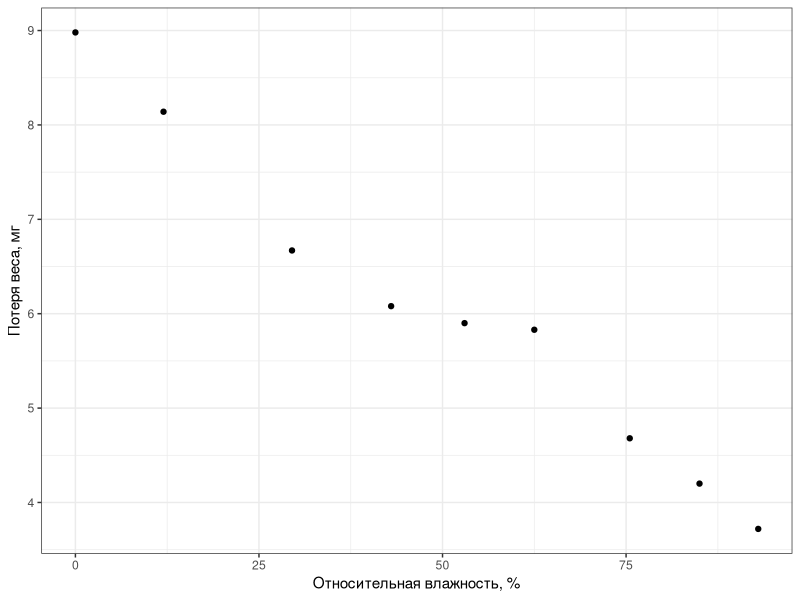
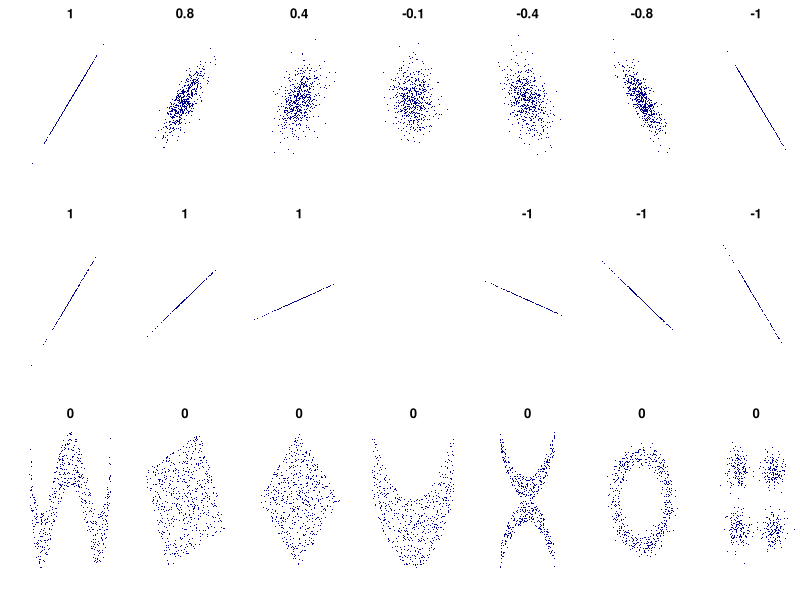
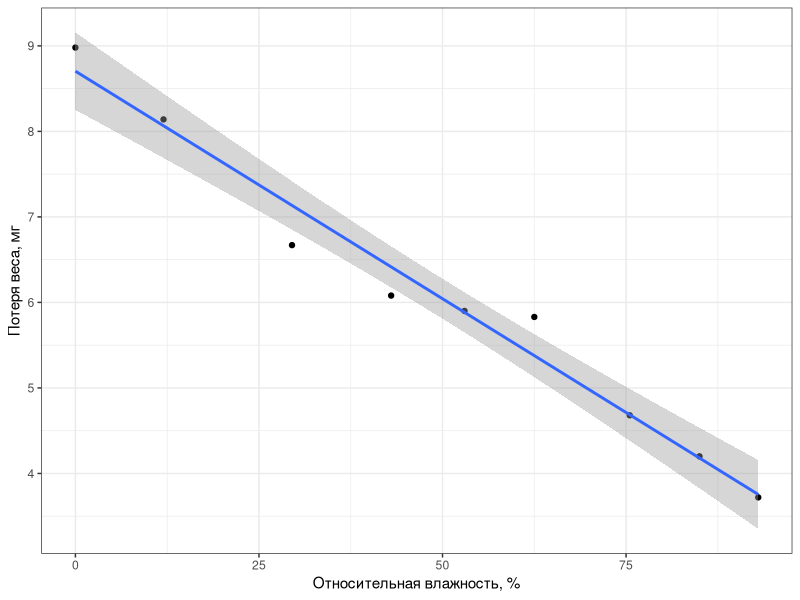
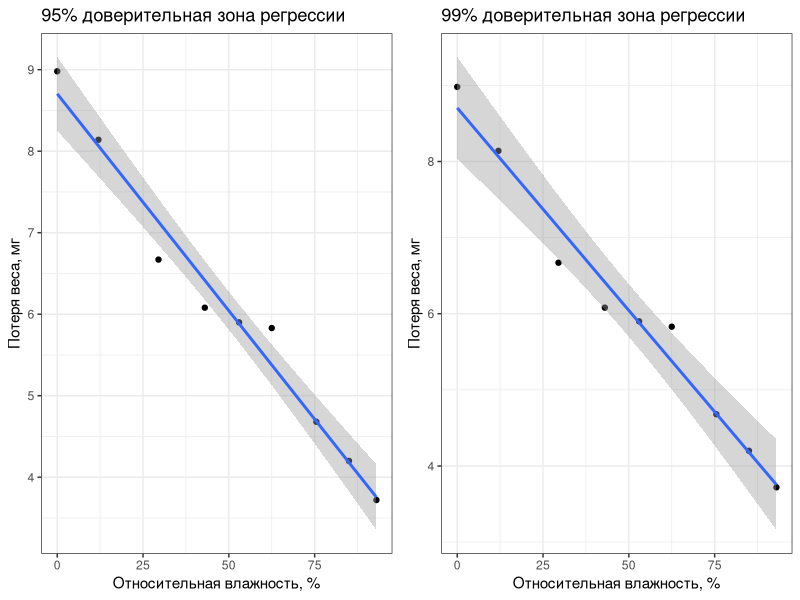
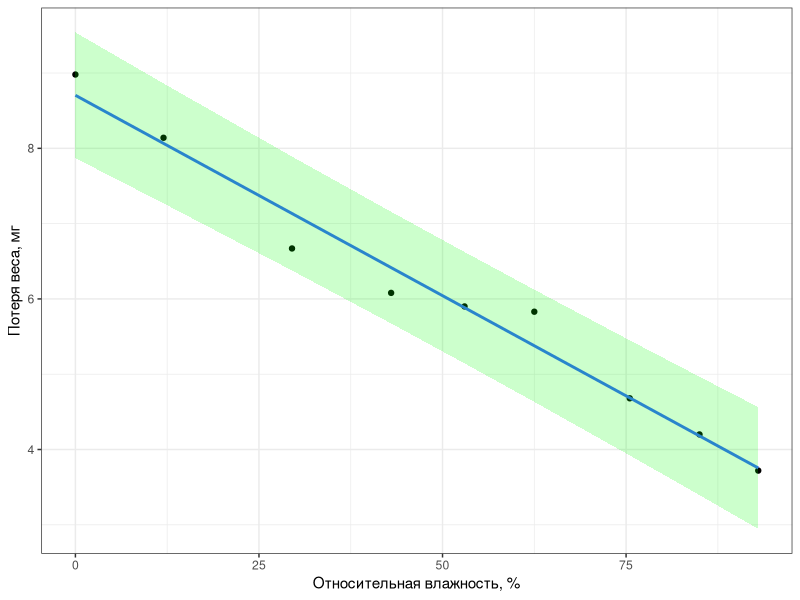
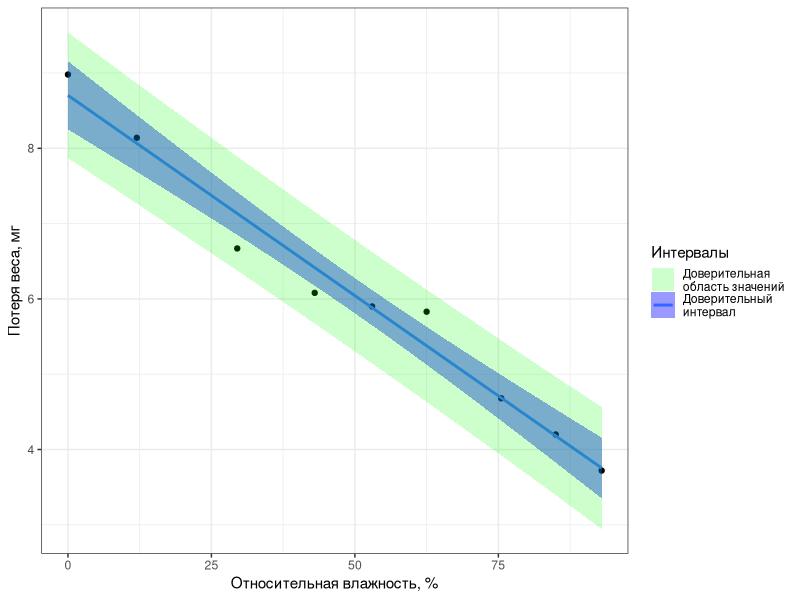
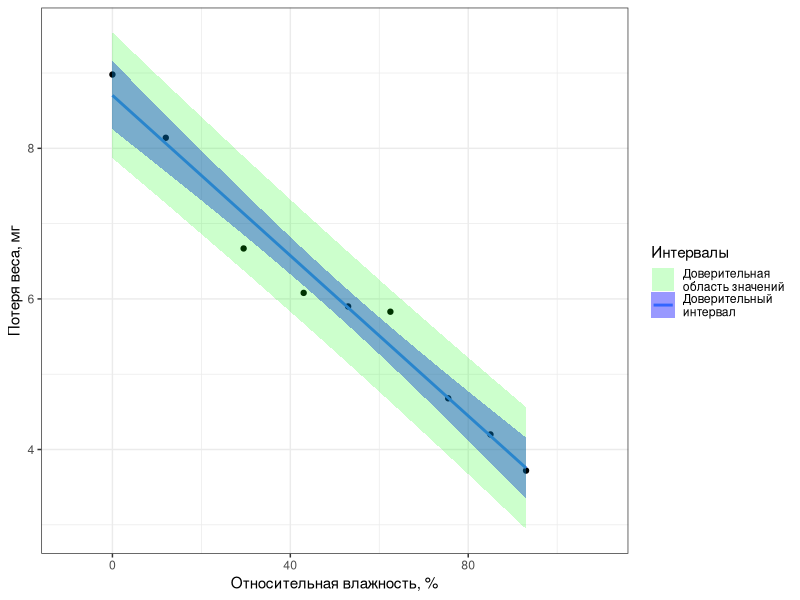

Write R code to recreate these figures, in order.
## ---- chunk 1
options(width = 70, scipen = 6, digits = 3)
library(knitr)
opts_chunk$set(fig.show='hold', size='footnotesize', comment="#", warning=FALSE, message=FALSE, dev='cairo_pdf', fig.height=2.5, fig.width=7.7)
## ---- chunk 2
library(readxl)
nelson <- read_excel("data/nelson.xlsx", sheet = 1)
## или из .csv 
# nelson <- read.table(file="data/nelson.csv", header = TRUE, sep = "\t", dec = ".") 

# Все ли правильно открылось
str(nelson)
head(nelson)
## ---- chunk 3
# Есть ли пропущенные значения
sapply(nelson, function(x)sum(is.na(x)))

# Какой объем выборки?
nrow(nelson)
## ---- chunk 4
library(ggplot2)
theme_set(theme_bw())
gg_nelson <- ggplot(data=nelson, aes(x = humidity, y = weightloss)) + 
  geom_point() + 
  labs(x = "Относительная влажность, %", y = "Потеря веса, мг")
gg_nelson
## ---- chunk 5
#Title: An example of the correlation of x and y for various distributions of (x,y) pairs
#Tags: Mathematics; Statistics; Correlation
#Author: Denis Boigelot
#Packets needed : mvtnorm (rmvnorm), RSVGTipsDevice (devSVGTips)
#How to use: output()
#
#This is an translated version in R of an Matematica 6 code by Imagecreator.

library(mvtnorm)
# library(RSVGTipsDevice)

MyPlot <- function(xy, xlim = c(-4, 4), ylim = c(-4, 4), eps = 1e-15) {
   title = round(cor(xy[,1], xy[,2]), 1)
   if (sd(xy[,2]) < eps) title = "" # corr. coeff. is undefined
   plot(xy, main = title, xlab = "", ylab = "",
        col = "darkblue", pch = 16, cex = 0.2,
        xaxt = "n", yaxt = "n", bty = "n",
        xlim = xlim, ylim = ylim)
}

MvNormal <- function(n = 1000, cor = 0.8) {
   for (i in cor) {
      sd = matrix(c(1, i, i, 1), ncol = 2)
      x = rmvnorm(n, c(0, 0), sd)
      MyPlot(x)
   }
}

rotation <- function(t, X) return(X %*% matrix(c(cos(t), sin(t), -sin(t), cos(t)), ncol = 2))

RotNormal <- function(n = 1000, t = pi/2) {
   sd = matrix(c(1, 1, 1, 1), ncol = 2)
   x = rmvnorm(n, c(0, 0), sd)
   for (i in t)
      MyPlot(rotation(i, x))
}

Others <- function(n = 1000) {
   x = runif(n, -1, 1)
   y = 4 * (x^2 - 1/2)^2 + runif(n, -1, 1)/3
   MyPlot(cbind(x,y), xlim = c(-1, 1), ylim = c(-1/3, 1+1/3))

   y = runif(n, -1, 1)
   xy = rotation(-pi/8, cbind(x,y))
   lim = sqrt(2+sqrt(2)) / sqrt(2)
   MyPlot(xy, xlim = c(-lim, lim), ylim = c(-lim, lim))

   xy = rotation(-pi/8, xy)
   MyPlot(xy, xlim = c(-sqrt(2), sqrt(2)), ylim = c(-sqrt(2), sqrt(2)))
   
   y = 2*x^2 + runif(n, -1, 1)
   MyPlot(cbind(x,y), xlim = c(-1, 1), ylim = c(-1, 3))

   y = (x^2 + runif(n, 0, 1/2)) * sample(seq(-1, 1, 2), n, replace = TRUE)
   MyPlot(cbind(x,y), xlim = c(-1.5, 1.5), ylim = c(-1.5, 1.5))

   y = cos(x*pi) + rnorm(n, 0, 1/8)
   x = sin(x*pi) + rnorm(n, 0, 1/8)
   MyPlot(cbind(x,y), xlim = c(-1.5, 1.5), ylim = c(-1.5, 1.5))

   xy1 = rmvnorm(n/4, c( 3,  3))
   xy2 = rmvnorm(n/4, c(-3,  3))
   xy3 = rmvnorm(n/4, c(-3, -3))
   xy4 = rmvnorm(n/4, c( 3, -3))
   MyPlot(rbind(xy1, xy2, xy3, xy4), xlim = c(-3-4, 3+4), ylim = c(-3-4, 3+4))
}

output <- function() {
   # devSVGTips(width = 7, height = 3.2) # remove first and last line for no svg exporting
   par(mfrow = c(3, 7), oma = c(0,0,0,0), mar=c(2,2,2,0))
   MvNormal(800, c(1.0, 0.8, 0.4, 0.0, -0.4, -0.8, -1.0));
   RotNormal(200, c(0, pi/12, pi/6, pi/4, pi/2-pi/6, pi/2-pi/12, pi/2));
   Others(800)
   # dev.off() # remove first and last line for no svg exporting
}
output()
## ---- chunk 6
p_cor <- cor.test(nelson$humidity, nelson$weightloss, 
         alternative = "two.sided", method = "pearson")
p_cor
## ---- chunk 7

## ---- chunk 8
gg_nelson + geom_smooth(method = "lm")
## ---- chunk 9
nelson_lm <- lm(weightloss ~ humidity, nelson)
summary(nelson_lm)
## ---- chunk 10
# оценки коэффициентов отдельно
coef(nelson_lm)

# доверительные интервалы коэффициентов
confint(nelson_lm)
## ---- chunk 11
newdata <- data.frame(humidity = c(50, 100)) # значения, для которых предсказываем
(pr1 <- predict(nelson_lm, newdata, interval = "confidence", se = TRUE))
## ---- chunk 12
library(gridExtra)
grid.arrange(
gg_nelson + geom_smooth(method = "lm") + 
  labs (title = "95% доверительная зона регрессии"),
gg_nelson + geom_smooth(method = "lm", level = 0.99) + 
  labs (title = "99% доверительная зона регрессии"),
ncol = 2)
## ---- chunk 13
(pr_all <- predict(nelson_lm, interval = "prediction"))
nelson_with_pred <- data.frame(nelson, pr_all)
## ---- chunk 14
gg_nelson + geom_smooth(method = "lm", se = FALSE) +
  geom_ribbon(data = nelson_with_pred, 
              aes(y = fit, ymin = lwr, ymax = upr), 
              fill = 'green', alpha = 0.2)
## ---- chunk 15
newdata <- data.frame(humidity = c(50, 100)) # новые данные для предсказания значений
(pr2 <- predict(nelson_lm, newdata, interval = "prediction", se = TRUE))
## ---- chunk 16

## ---- chunk 17
gg_nelson + 
  geom_smooth(method = "lm", 
              aes(fill = "Доверительный \nинтервал"), 
              alpha = 0.4) +
  geom_ribbon(data = nelson_with_pred, 
              aes(y = fit, ymin = lwr, ymax = upr, 
                  fill = "Доверительная \nобласть значений"), 
              alpha = 0.2) +
  scale_fill_manual('Интервалы', values = c('green', 'blue'))
## ---- chunk 18
gg_nelson + 
  geom_smooth(method = "lm", 
              aes(fill = "Доверительный \nинтервал"), 
              alpha = 0.4) +
  geom_ribbon(data = nelson_with_pred, 
              aes(y = fit, ymin = lwr, ymax = upr, 
                  fill = "Доверительная \nобласть значений"), 
              alpha = 0.2) +
  scale_fill_manual('Интервалы', values = c('green', 'blue')) + xlim(-10, 110)
## ---- chunk 19
summary(nelson_lm)
## ---- chunk 20
nelson_aov <- aov(nelson_lm)
summary(nelson_aov)
## ---- chunk 21
summary(nelson_lm)
